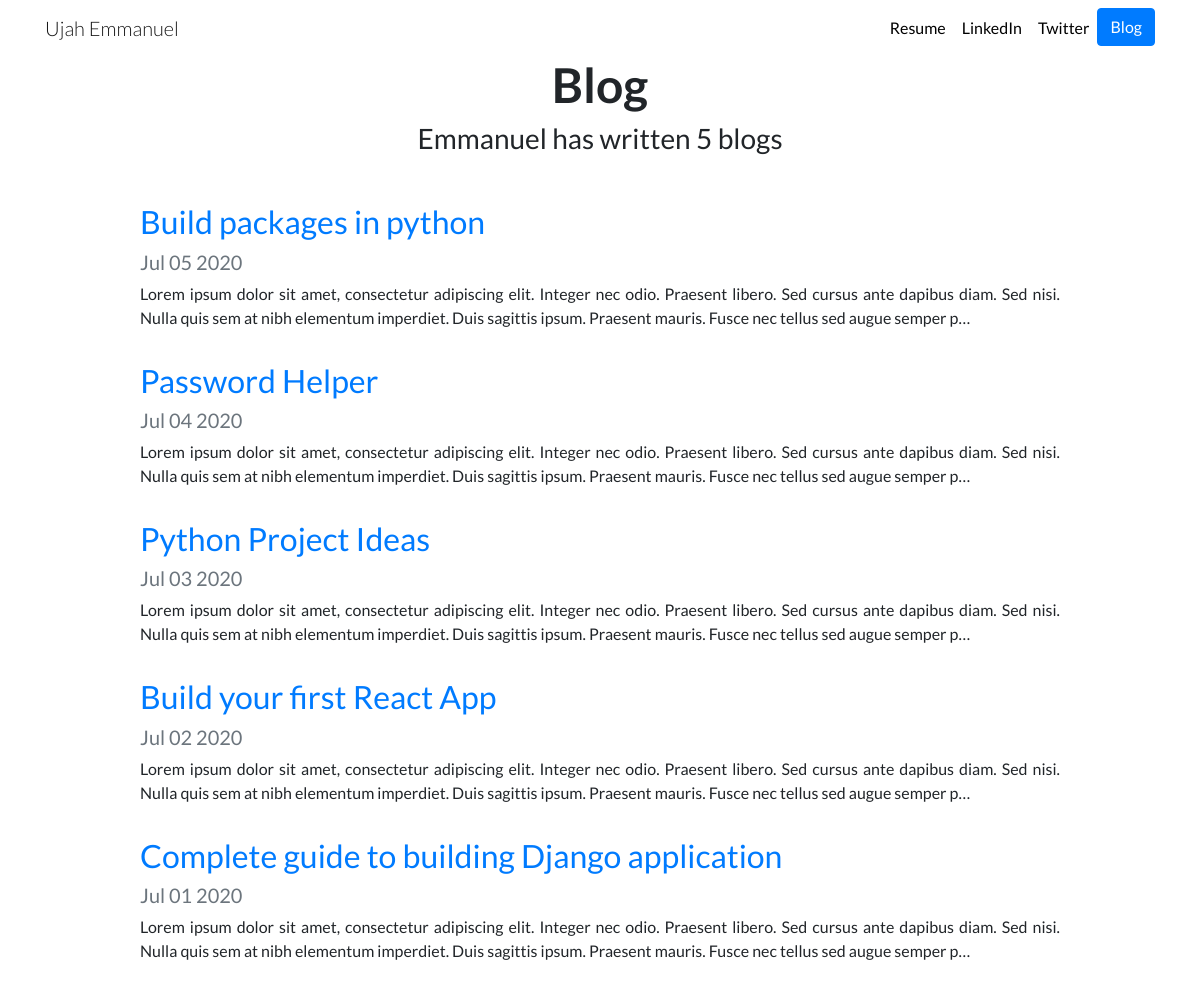
Screenshot of /blog/ with the database file from the repository.
### blog/models.py (models this page shows, shortened)
class Blog(models.Model):
    title = models.CharField(max_length=200)
    date = models.DateField()
    description = models.TextField()

### blog/views.py (the view)
# urls.py: path('', views.all_blog_posts, name='all_blog_posts'),
def all_blog_posts(request):
    blog = Blog.objects.order_by('-date')
    return render(request, 'blog/all_blog_posts.html', {'blogs': blog})

### blog/templates/blog/all_blog_posts.html
{% extends "portfolio/base.html" %}
{% load static %}
{% block content %}
<h1 id="blogtitle" class="font-weight-bold text-center">Blog</h1>
<h3 class="text-center mb-5">Emmanuel has written {{ blogs.count }} blog{{ blogs.count|pluralize }}</h3>
{% for blog in blogs %}
    <div class="row justify-content-center my-3">
    <div class="col-md-10">
        <a href="{% url 'blog:detail' blog.id %}">
        <h2>{{ blog.title }}</h2>
        </a>
        <h5 class="text-muted">{{ blog.date|date:'M d Y' }}</h5>
        <p class="text-justify">{{ blog.description|striptags|truncatechars:250 }}</p>
    </div>
    </div>
{% endfor %}
{% endblock %}

### portfolio/templates/portfolio/base.html (shortened to what this page needs)
{% load static %}
<!DOCTYPE html>
<html lang="en">
<head>
    <link rel="stylesheet" href="https://stackpath.bootstrapcdn.com/bootstrap/4.5.0/css/bootstrap.min.css">
    <link rel="stylesheet" href="{% static 'portfolio/style.css' %}">
    </head>
     <body>
    <nav id="topNav" class="navbar navbar-expand-md navbar-light">
    <div class="container">
      <a class="navbar-brand" href="{% url 'home' %}">
        <span class="lead">Ujah Emmanuel</span>
      </a>
      <div class="collapse navbar-collapse text-center" id="navbarNav">
        <ul class="navbar-nav ml-auto">
          <li class="nav-item">
            <a class="nav-link" href="{% static "portfolio/resume.pdf" %}">Resume</a>
          </li>
          <li class="nav-item">
            <a class="nav-link" href="https://www.linkedin.com/in/ujah-emmanuel/" target="_blank">LinkedIn</a>
          </li>
          <li class="nav-item">
            <a class="nav-link" href="https://twitter.com/islogique" target="_blank">Twitter</a>
          </li>
          <li>
            <a role="button" href="{% url 'blog:all_blog_posts' %}" class="btn btn-primary">Blog</a>
          </li>
        </ul>
      </div>
    </div>
  </nav>
  <div class="container">
    {% block content %}{% endblock %}
  </div>
</body>
</html>

### portfolio/static/portfolio/style.css (style rules this page uses)
.navbar-nav .nav-link { color: rgba(0, 0, 0, 1) !important; }
body { font-family: 'Lato', sans-serif; }
#blogtitle { font-size: 3rem; }

### rows the page displays
Blog: title "Build packages in python", date "Jul 05 2020", description "Lorem ipsum dolor sit amet, consectetur adipiscing elit. Integer nec odio. Praesent libero. Sed cursus ante dapibus diam. Sed nisi. Nulla quis sem at nibh elementum imperdiet. Duis sagittis ipsum. Praesent mauris. Fusce nec tellus sed augue semper p…"
Blog: title "Password Helper", date "Jul 04 2020", description "Lorem ipsum dolor sit amet, consectetur adipiscing elit. Integer nec odio. Praesent libero. Sed cursus ante dapibus diam. Sed nisi. Nulla quis sem at nibh elementum imperdiet. Duis sagittis ipsum. Praesent mauris. Fusce nec tellus sed augue semper p…"
Blog: title "Python Project Ideas", date "Jul 03 2020", description "Lorem ipsum dolor sit amet, consectetur adipiscing elit. Integer nec odio. Praesent libero. Sed cursus ante dapibus diam. Sed nisi. Nulla quis sem at nibh elementum imperdiet. Duis sagittis ipsum. Praesent mauris. Fusce nec tellus sed augue semper p…"
Blog: title "Build your first React App", date "Jul 02 2020", description "Lorem ipsum dolor sit amet, consectetur adipiscing elit. Integer nec odio. Praesent libero. Sed cursus ante dapibus diam. Sed nisi. Nulla quis sem at nibh elementum imperdiet. Duis sagittis ipsum. Praesent mauris. Fusce nec tellus sed augue semper p…"
Blog: title "Complete guide to building Django application", date "Jul 01 2020", description "Lorem ipsum dolor sit amet, consectetur adipiscing elit. Integer nec odio. Praesent libero. Sed cursus ante dapibus diam. Sed nisi. Nulla quis sem at nibh elementum imperdiet. Duis sagittis ipsum. Praesent mauris. Fusce nec tellus sed augue semper p…"

### other values shown
{{ blogs.count }} "5"
